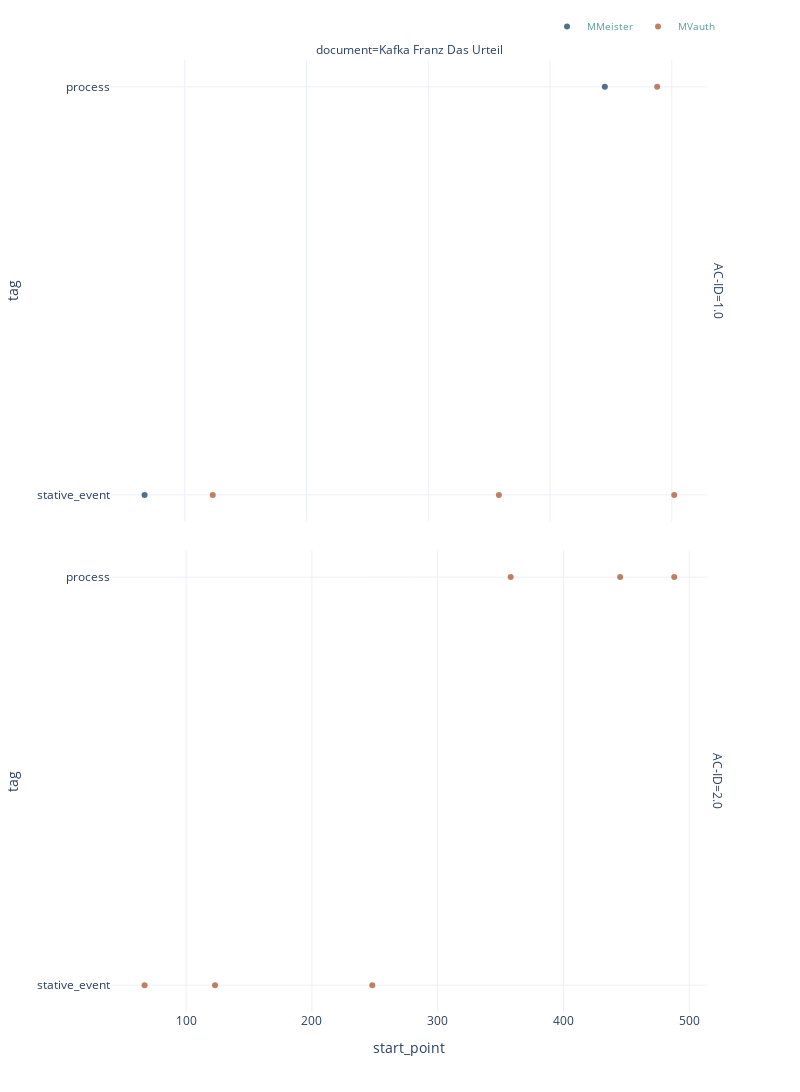

Notebook cell for this chart:
### Markdown cell above
## Annotation Overview for the complete Project <a class="anchor" id="3-bullet"></a>
Using the method `plot_interactive()` the annotations of each annotation collection and each document get plotted as a single subplot.

In the demo project exists only one annotated document.

### Code cell
my_project.plot_interactive(color_col='annotator')

### Figure 1 — Plotly figure (JSON) as saved in the notebook; plotly's stock layout.template omitted (floating-point values rounded to 4 significant figures)
{"data": [{"customdata": [["<I><br>Es war an einem Sonntagvormittag im schönsten Frühjahr.<br></I>", ["no"], "no", ["nan"], ["nan"]], ["<I><br>verschloß ihn in spielerischer Langsamkeit<br></I>", ["no"], "no", ["no"], ["no"]]], "hovertemplate": "annotator=MMeister<br>AC-ID=1.0<br>document=Kafka Franz Das Urteil<br>start_point=%{x}<br>tag=%{y}<br>ANNOTATION=%{customdata[0]}<br>prop:unpredictable=%{customdata[1]}<br>prop:mental=%{customdata[2]}<br>prop:persistent=%{customdata[3]}<br>prop:intentional=%{customdata[4]}<extra></extra>", "legendgroup": "MMeister", "marker": {"color": "#093658", "opacity": 0.7, "symbol": "circle"}, "mode": "markers", "name": "MMeister", "orientation": "v", "showlegend": true, "type": "scatter", "x": [67, 445], "xaxis": "x2", "y": ["stative_event", "process"], "yaxis": "y2"}, {"customdata": [["<I><br>Georg Bendemann, ein junger Kaufmann, saß in seinem Privatzimmer im<br>ersten Stock eines der niedrigen, leichtgebauten Häuser, die entlang des<br>Flusses in einer langen Reihe, fast nur in der Höhe<br>und Färbung unterschieden, sich hinzogen<br></I>", ["no"], "no", ["nan"], ["nan"]], ["<I><br>Er hatte gerade einen Brief an einen sich im Ausland<br>befindenden Jugendfreund beendet<br></I>", ["no"], "no", ["nan"], ["nan"]], ["<I><br>und sah dann aus dem Fenster auf den Fluß, die<br>Brücke und die Anhöhen am anderen Ufer mit ihrem schwachen<br>Grün<br></I>", ["no"], "yes", ["no"], ["yes"]], ["<I><br>den Ellbogen auf den Schreibtisch gestützt<br></I>", ["no"], "no", ["nan"], ["nan"]]], "hovertemplate": "annotator=MVauth<br>AC-ID=1.0<br>document=Kafka Franz Das Urteil<br>start_point=%{x}<br>tag=%{y}<br>ANNOTATION=%{customdata[0]}<br>prop:unpredictable=%{customdata[1]}<br>prop:mental=%{customdata[2]}<br>prop:persistent=%{customdata[3]}<br>prop:intentional=%{customdata[4]}<extra></extra>", "legendgroup": "MVauth", "marker": {"color": "#A64B21", "opacity": 0.7, "symbol": "circle"}, "mode": "markers", "name": "MVauth", "orientation": "v", "showlegend": true, "type": "scatter", "x": [123, 358, 488, 502], "xaxis": "x2", "y": ["stative_event", "stative_event", "process", "stative_event"], "yaxis": "y2"}, {"customdata": [["<I><br>Es war an einem Sonntagvormittag im schönsten Frühjahr.<br></I>", "no", ["no"], ["nan"], ["nan"]], ["<I><br>Georg Bendemann, ein junger Kaufmann, saß in seinem Privatzimmer im<br>ersten Stock eines der niedrigen, leichtgebauten Häuser<br></I>", "no", ["no"], ["nan"], ["nan"]], ["<I><br>die entlang des Flusses in einer langen Reihe, fast nur<br>in der Höhe und Färbung unterschieden, sich hinzogen<br></I>", "no", ["no"], ["nan"], ["nan"]], ["<I><br>Er hatte gerade einen Brief an einen sich im Ausland<br>befindenden Jugendfreund beendet<br></I>", "no", ["no"], ["yes"], ["yes"]], ["<I><br>verschloß ihn in spielerischer Langsamkeit<br></I>", "no", ["no"], ["no"], ["yes"]], ["<I><br>und sah dann, den Ellbogen auf den Schreibtisch gestützt, aus<br>dem Fenster auf den Fluß, die Brücke und die Anhöhen<br>am anderen Ufer mit ihrem schwachen Grün<br></I>", "no", ["yes"], ["no"], ["yes"]]], "hovertemplate": "annotator=MVauth<br>AC-ID=2.0<br>document=Kafka Franz Das Urteil<br>start_point=%{x}<br>tag=%{y}<br>ANNOTATION=%{customdata[0]}<br>prop:unpredictable=%{customdata[1]}<br>prop:mental=%{customdata[2]}<br>prop:persistent=%{customdata[3]}<br>prop:intentional=%{customdata[4]}<extra></extra>", "legendgroup": "MVauth", "marker": {"color": "#A64B21", "opacity": 0.7, "symbol": "circle"}, "mode": "markers", "name": "MVauth", "orientation": "v", "showlegend": false, "type": "scatter", "x": [67, 123, 248, 358, 445, 488], "xaxis": "x", "y": ["stative_event", "stative_event", "stative_event", "process", "process", "process"], "yaxis": "y"}], "layout": {"annotations": [{"font": {}, "showarrow": false, "text": "document=Kafka Franz Das Urteil", "x": 0.49, "xanchor": "center", "xref": "paper", "y": 1, "yanchor": "bottom", "yref": "paper"}, {"font": {}, "showarrow": false, "text": "AC-ID=2.0", "textangle": 90, "x": 0.98, "xanchor": "left", "xref": "paper", "y": 0.2425, "yanchor": "middle", "yref": "paper"}, {"font": {}, "showarrow": false, "text": "AC-ID=1.0", "textangle": 90, "x": 0.98, "xanchor": "left", "xref": "paper", "y": 0.7575, "yanchor": "middle", "yref": "paper"}], "height": 1200, "legend": {"font": {"color": "#5A98A1", "size": 10}, "orientation": "h", "title": {}, "tracegroupgap": 0, "x": 1, "xanchor": "right", "y": 1.02, "yanchor": "bottom"}, "margin": {"t": 60}, "width": 800, "xaxis": {"anchor": "y", "domain": [0, 0.98], "title": {"text": "start_point"}}, "xaxis2": {"anchor": "y2", "domain": [0, 0.98], "showticklabels": false}, "yaxis": {"anchor": "x", "domain": [0, 0.485], "title": {"text": "tag"}}, "yaxis2": {"anchor": "x2", "domain": [0.515, 1], "matches": "y", "title": {"text": "tag"}}}}
